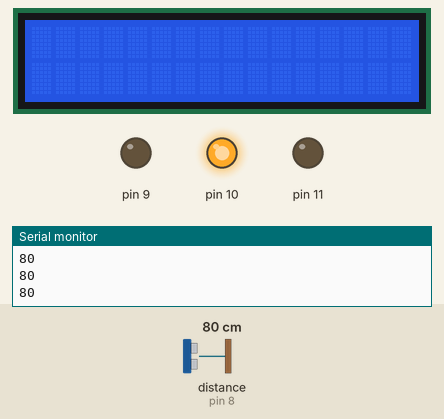
Simulated run of this sketch. Board: Arduino Uno, built with avr-gcc and run on an emulated ATmega328P. On the bench: 16×2 character LCD, output pins drawn as LEDs (lit = HIGH), the last lines printed to the serial monitor. Inputs (shaded band) come from the test bench; at power-on: distance to the obstacle (sensor on pin 8) 80 cm. The echo pulse lasts 58.3 µs per cm; pins used as bus, display or sensor lines are not drawn.

Above: at 1.2 s.
1.3 s: distance to the obstacle (sensor on pin 8) set to 11 cm
2.8 s: distance to the obstacle (sensor on pin 8) set to 8 cm
At 4.3 s:
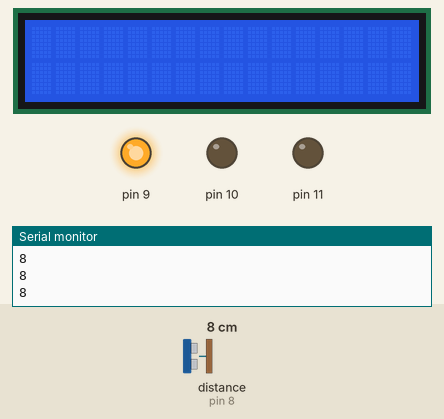
4.6 s: distance to the obstacle (sensor on pin 8) set to 18 cm
At 5.5 s:
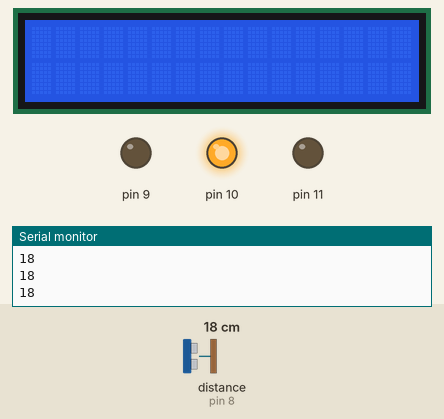
6.4 s: distance to the obstacle (sensor on pin 8) set to 2 cm
At 8.1 s:
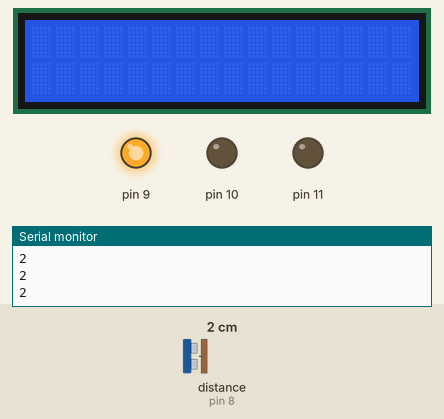
Timing chart, 0 to 9.2 s (numbered marks = the images above; inputs shaded):
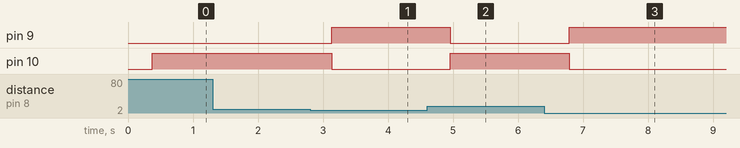

Measured:
- the behaviour switches between 10 and 9 cm on distance to the obstacle (sensor on pin 8) (found by bisection; images 0 and 1)
- after the input at 2.8 s, pin 9: LOW → HIGH after 0.33 s; pin 10: HIGH → LOW after 0.33 s
- after the input at 4.6 s, pin 9: HIGH → LOW after 0.36 s; pin 10: LOW → HIGH after 0.36 s
- after the input at 6.4 s, pin 9: LOW → HIGH after 0.39 s; pin 10: HIGH → LOW after 0.39 s

The sketch:

LCD_ve_MesafeSensoru.ino
```cpp
#include <LiquidCrystal.h>
LiquidCrystal lcd(13,12,5,4,3,2);
int olcum,cm;
void setup() {

  lcd.begin(16,2); //16X2 lik olduğu için
  lcd.clear();
  pinMode(7,OUTPUT);  //TRİG
  pinMode(8,INPUT); //ECHO
  pinMode(9,OUTPUT);
  pinMode(10,OUTPUT);
    pinMode(11,OUTPUT);

  Serial.begin(9600);


}

void loop() {
    digitalWrite(7,LOW);
    delayMicroseconds(10);
    digitalWrite(7,HIGH);
    delayMicroseconds(10);
    digitalWrite(7,LOW);
    olcum = pulseIn(8,HIGH);
    cm = olcum/58;

    lcd.setCursor(8,0); //0.sütun 1.satır
    lcd.print(cm);
    lcd.setCursor(0,0); //1.satır 1.sütun
    lcd.print("Mesafe:");

    lcd.clear();
    Serial.println(cm);
    delay(300);
    if(cm<10 && cm>=0){
     digitalWrite(9,HIGH);
          digitalWrite(10,0);
      digitalWrite(11,0);

    }else if(cm>=10){
     digitalWrite(10,HIGH);
     digitalWrite(9,0);
      digitalWrite(11,0);

    }else{
      digitalWrite(10,0);
      digitalWrite(9,0);
      digitalWrite(11,1);

    }
}
```
